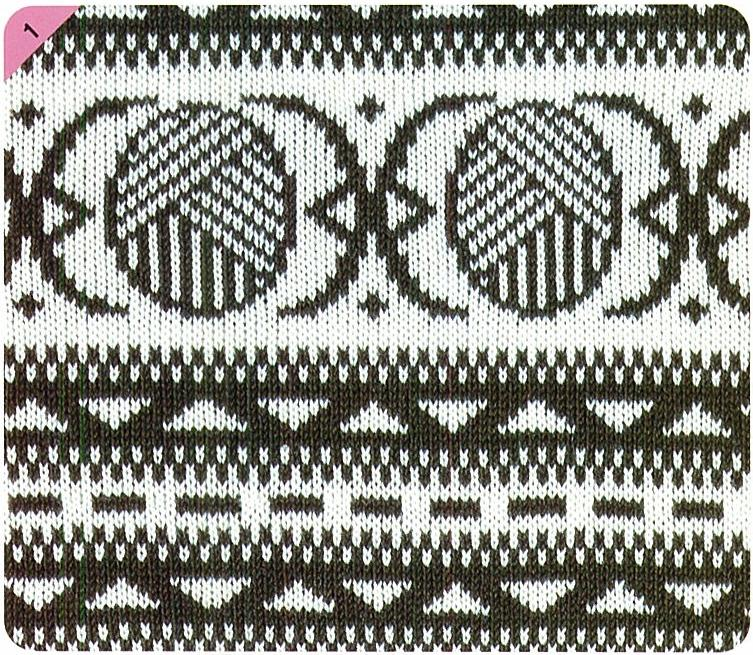
#> input picture StitchWorld3/001.jpg, 753 x 655 px
$ python auto_crop.py StitchWorld3/001.jpg
#> lines starting #> are read from the running program, lines starting #| are printed output that depends on the picture; after the words box and inside, x2 and y2 are one past the last pixel; in counts of white or black regions, pixels touching at a corner belong together
import os
import sys
import json
import cv2
import numpy as np

XMARGIN=0
YMARGIN=0

def auto_crop_image(image_path, output_root, min_area=200*200):
#> called with image_path = 'StitchWorld3/001.jpg', output_root = 'output_crops', min_area = 40000
    filename = os.path.basename(image_path)
    name, _ = os.path.splitext(filename)

    image = cv2.imread(image_path)
#> image is the input picture: shape (655, 753, 3); mean B, G, R 135.7, 142.3, 141.6
    gray = cv2.cvtColor(image, cv2.COLOR_BGR2GRAY)

    edged = cv2.Canny(gray, 30, 150)
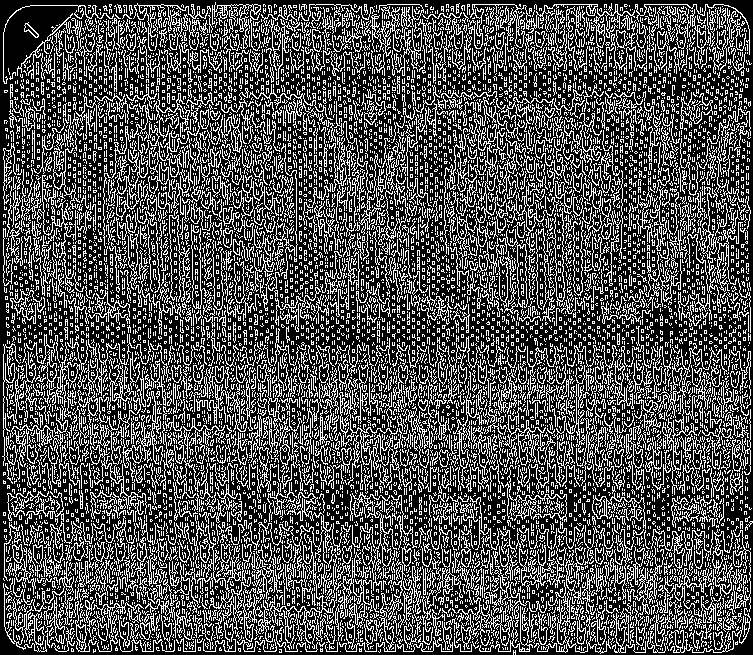
#> edged: shape (655, 753); 31.3% white in thin lines or dots
    dilated = cv2.dilate(edged, None, iterations=2)
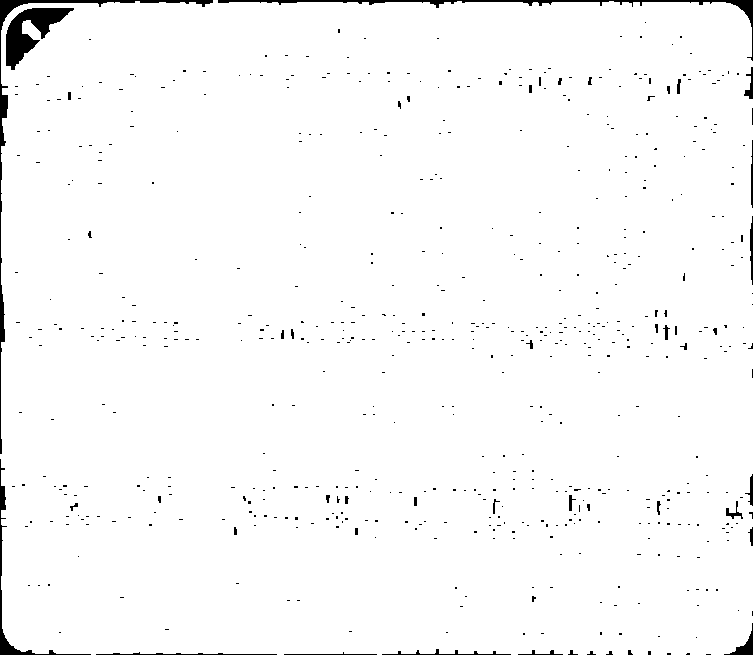
#> dilated: shape (655, 753); 98% white; 626 black regions (588 under 20 px)

    contours, _ = cv2.findContours(dilated, cv2.RETR_EXTERNAL, cv2.CHAIN_APPROX_SIMPLE)
#> contours = 1 contour; box (x1, y1, x2, y2) and area: (0, 0, 753, 655) 486113
    bounding_boxes = [cv2.boundingRect(c) for c in contours]
#> bounding_boxes = [(0, 0, 753, 655)]
    bounding_boxes = sorted(bounding_boxes, key=lambda b: (b[1], b[0]))

    page_output_dir = os.path.join(output_root, f"{name}_crops")
    os.makedirs(page_output_dir, exist_ok=True)

    metadata = {"image": filename, "crops": []}

    for idx, (x, y, w, h) in enumerate(bounding_boxes):
        if w * h < min_area:
            continue
        ratio = w / float(h)
        # if  ratio < 0.25 or ratio > 4.0:
        #     continue
        crop = image[max(y-YMARGIN, 0):y+h, max(x-XMARGIN, 0):x+w]
        crop_filename = f"crop_{idx+1}.png"
        crop_path = os.path.join(page_output_dir, crop_filename)
        cv2.imwrite(crop_path, crop)

        rel_path = os.path.relpath(crop_path, output_root)
        metadata["crops"].append({
            "filename": rel_path,
            "bbox": [int(x), int(y), int(w), int(h)]
        })
#> this loop made 1 pass
#> (x, y, w, h, ratio, crop_filename, rel_path) on pass 1: (0, 0, 753, 655, 1.15, 'crop_1.png', '001_crops/crop_1.png')

    return metadata

def main():
    if len(sys.argv) < 2:
        print("Usage: python auto_crop_jpegs.py image1.jpg image2.jpg ...")
        return

    output_root = "output_crops"
    os.makedirs(output_root, exist_ok=True)

    metadata_list = []

    for image_path in sys.argv[1:]:
        print(f"Processing {image_path}...")
        metadata = auto_crop_image(image_path, output_root)
        metadata_list.append(metadata)

    # Save metadata
    with open(os.path.join(output_root, "crops_metadata.json"), "w") as f:
        json.dump(metadata_list, f, indent=2)

    print("Done! Cropped images and metadata saved to:", output_root)

if __name__ == "__main__":
    main()

$ run again, on StitchWorld3/003.jpg
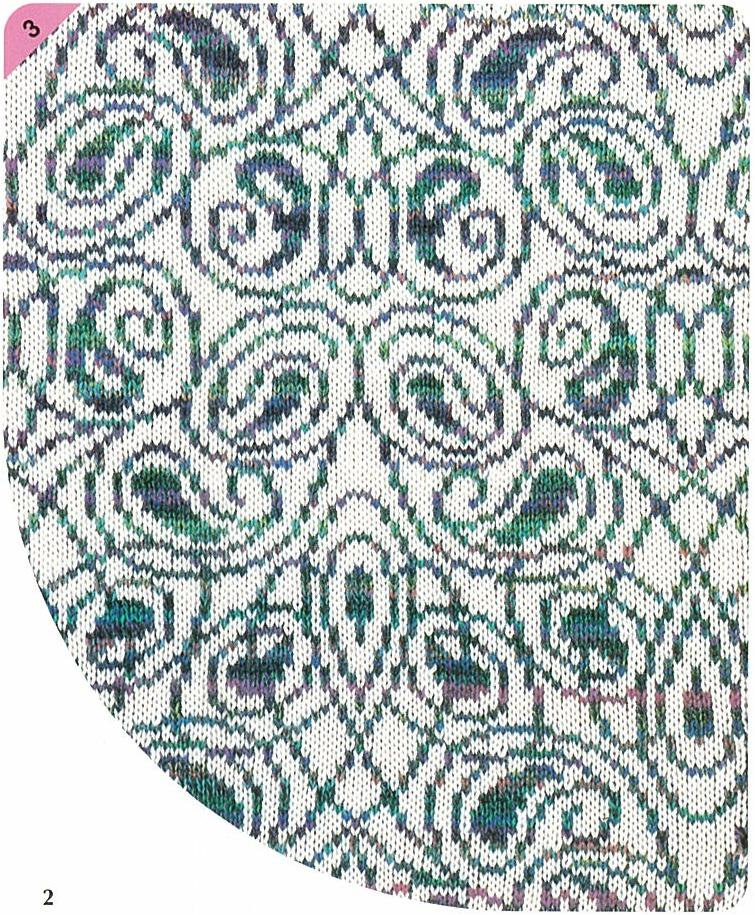
#> input picture StitchWorld3/003.jpg, 755 x 915 px
#> in auto_crop_image, image is the input picture: shape (915, 755, 3); mean B, G, R 185.7, 186, 177.3
#> in auto_crop_image, `edged = cv2.Canny(gray, 30, 150)`:
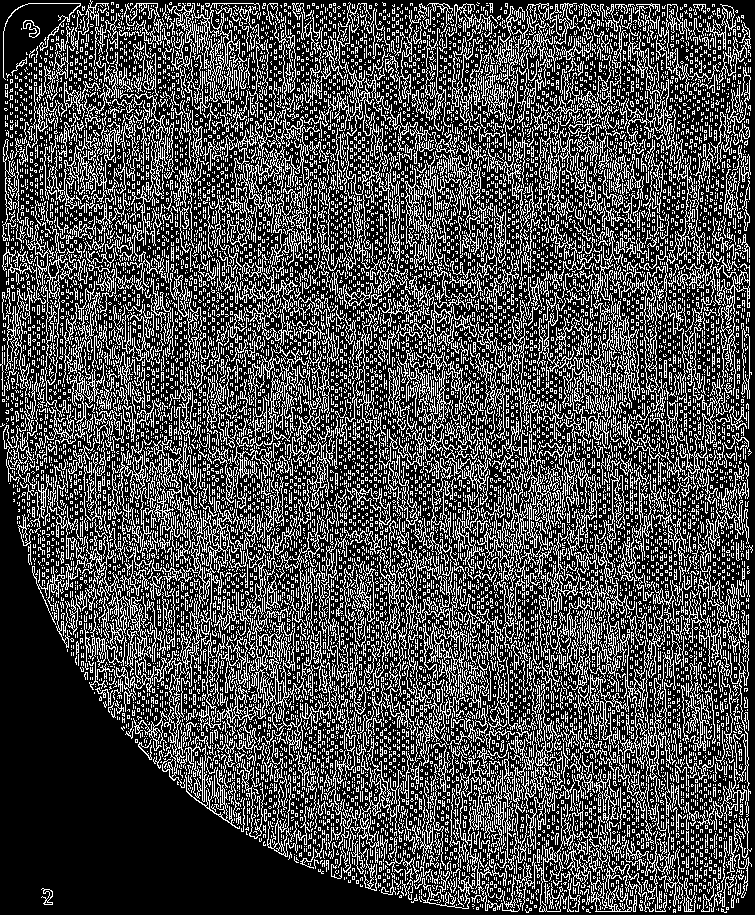
#> edged: shape (915, 755); 29% white in thin lines or dots
#> in auto_crop_image, `dilated = cv2.dilate(edged, None, iterations=2)`:
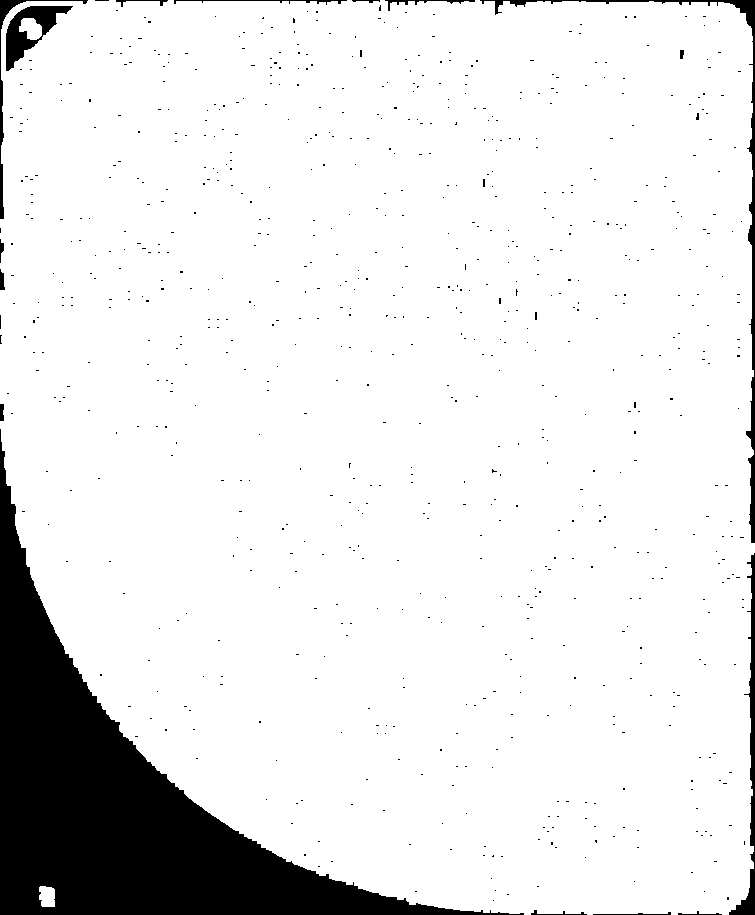
#> dilated: shape (915, 755); 90.2% white; 785 black regions (769 under 20 px)
#> contours = 2 contours; box (x1, y1, x2, y2) and area: (0, 0, 755, 915) 624883, (39, 886, 55, 907) 266
#> in auto_crop_image, `bounding_boxes = [cv2.boundingRect(c) for c in contours]`: bounding_boxes = [(39, 886, 16, 21), (0, 0, 755, 915)]
#> in auto_crop_image, `bounding_boxes = sorted(bounding_boxes, key=lambda b: (b[1], b[0]))`: bounding_boxes = [(0, 0, 755, 915), (39, 886, 16, 21)]
#> the loop in auto_crop_image, `for idx, (x, y, w, h) in enumerate(bounding_boxes):` made 2 passes
#> (x, y, w, h, ratio, crop_filename, rel_path) on pass 1: (0, 0, 755, 915, 0.825, 'crop_1.png', '003_crops/crop_1.png')

$ run again, on StitchWorld3/006.jpg
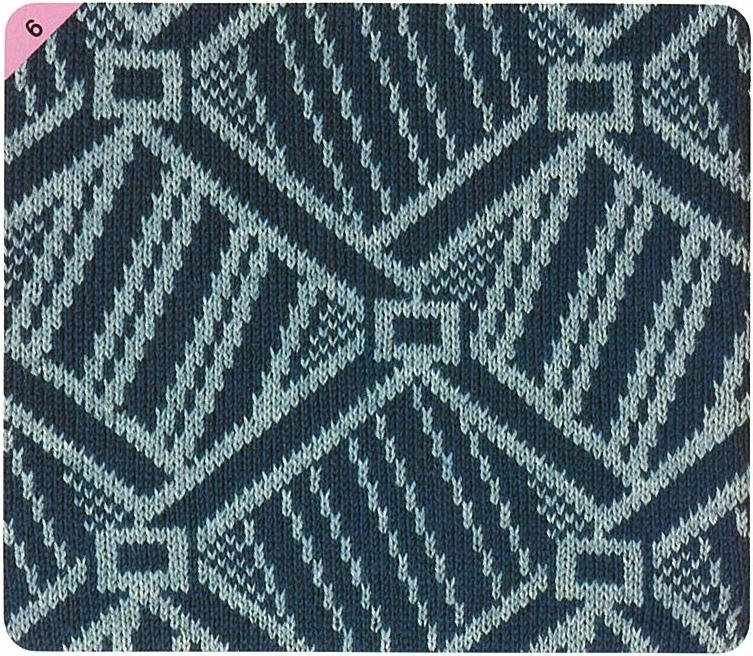
#> input picture StitchWorld3/006.jpg, 753 x 656 px
#> in auto_crop_image, image is the input picture: shape (656, 753, 3); mean B, G, R 108, 99.9, 81.3
#> in auto_crop_image, `edged = cv2.Canny(gray, 30, 150)`:
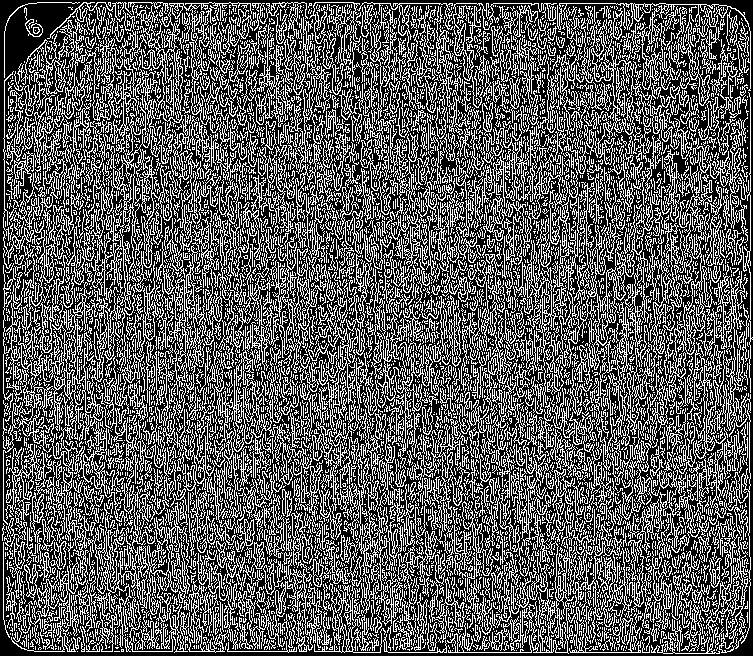
#> edged: shape (656, 753); 35.9% white in thin lines or dots
#> in auto_crop_image, `dilated = cv2.dilate(edged, None, iterations=2)`:
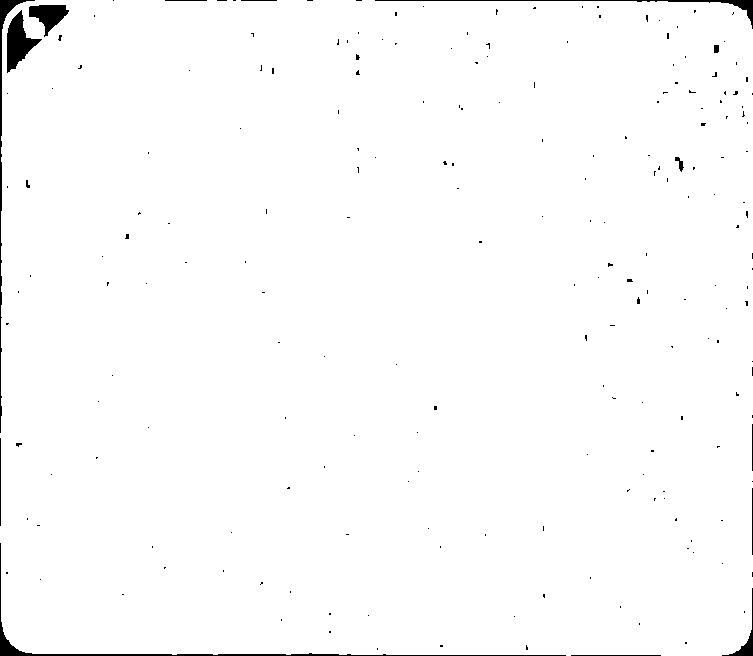
#> dilated: shape (656, 753); 98.8% white; 214 black regions (199 under 20 px)
#> contours = 1 contour; box (x1, y1, x2, y2) and area: (0, 0, 753, 656) 489016
#> bounding_boxes = [(0, 0, 753, 656)]
#> the loop in auto_crop_image, `for idx, (x, y, w, h) in enumerate(bounding_boxes):` made 1 pass
#> (x, y, w, h, ratio, crop_filename, rel_path) on pass 1: (0, 0, 753, 656, 1.15, 'crop_1.png', '006_crops/crop_1.png')

$ run again, on StitchWorld3/007.jpg
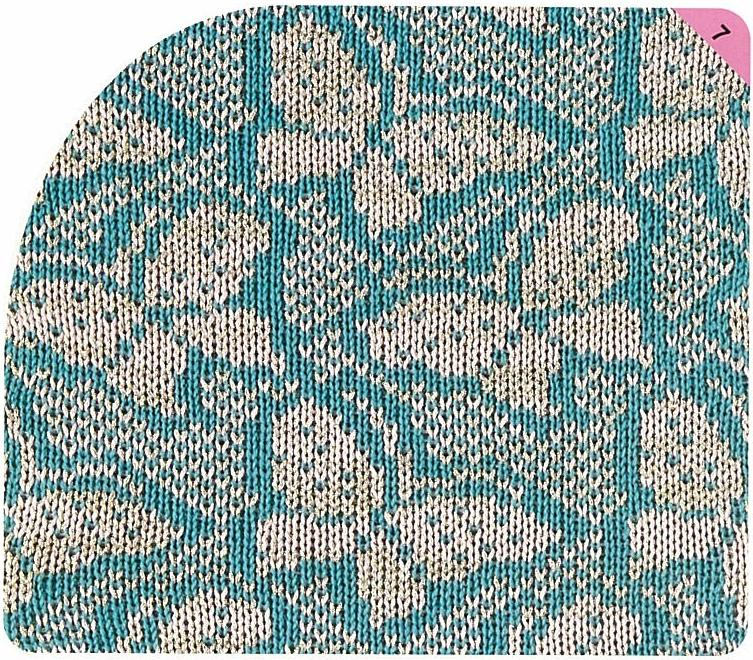
#> input picture StitchWorld3/007.jpg, 753 x 660 px
#> in auto_crop_image, image is the input picture: shape (660, 753, 3); mean B, G, R 158.9, 160.9, 144
#> in auto_crop_image, `edged = cv2.Canny(gray, 30, 150)`:
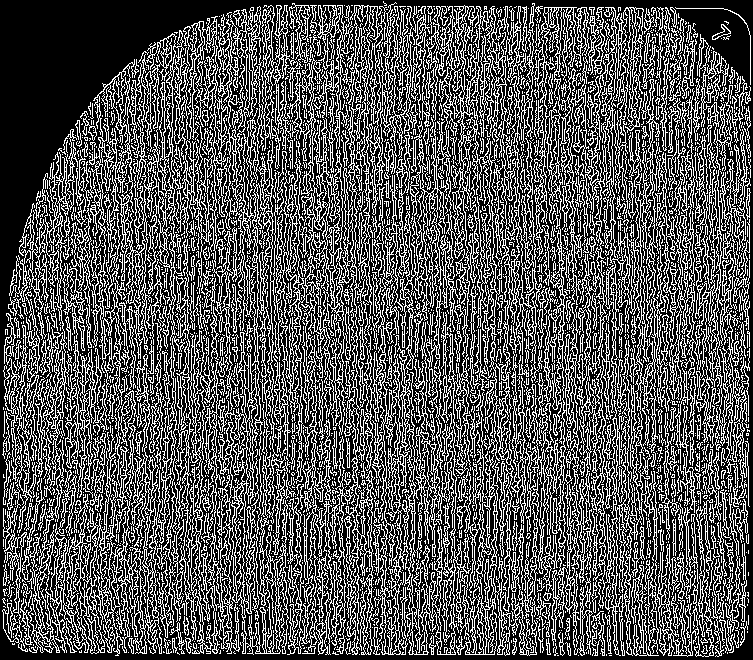
#> edged: shape (660, 753); 33.4% white in thin lines or dots
#> dilated: shape (660, 753); 93.7% white; 16 black regions (9 under 20 px)
#> contours = 1 contour; box (x1, y1, x2, y2) and area: (0, 0, 753, 659) 465990
#> bounding_boxes = [(0, 0, 753, 659)]
#> the loop in auto_crop_image, `for idx, (x, y, w, h) in enumerate(bounding_boxes):` made 1 pass
#> (x, y, w, h, ratio, crop_filename, rel_path) on pass 1: (0, 0, 753, 659, 1.14, 'crop_1.png', '007_crops/crop_1.png')
#> pass 1, in auto_crop_image, `crop = image[max(y-YMARGIN, 0):y+h, max(x-XMARGIN, 0):x+w]`:
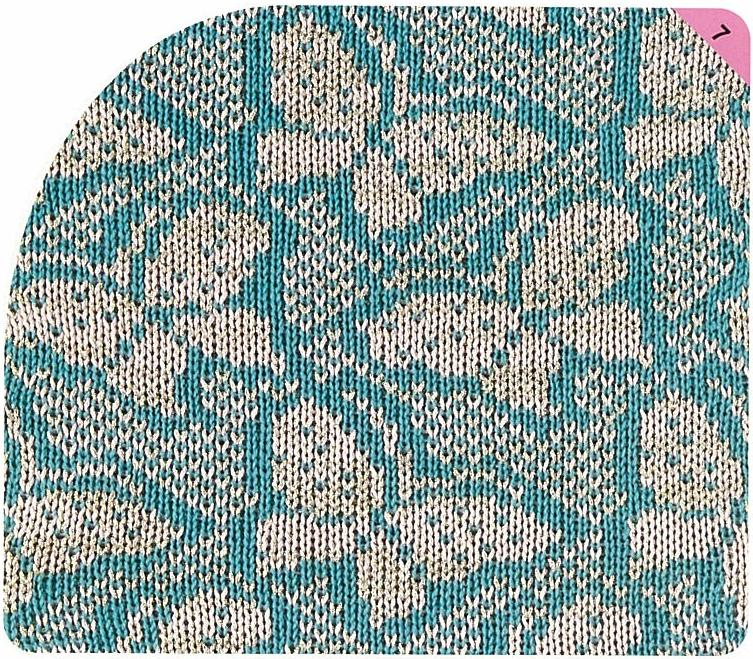
#> crop: shape (659, 753, 3); mean B, G, R 158.7, 160.8, 143.9
